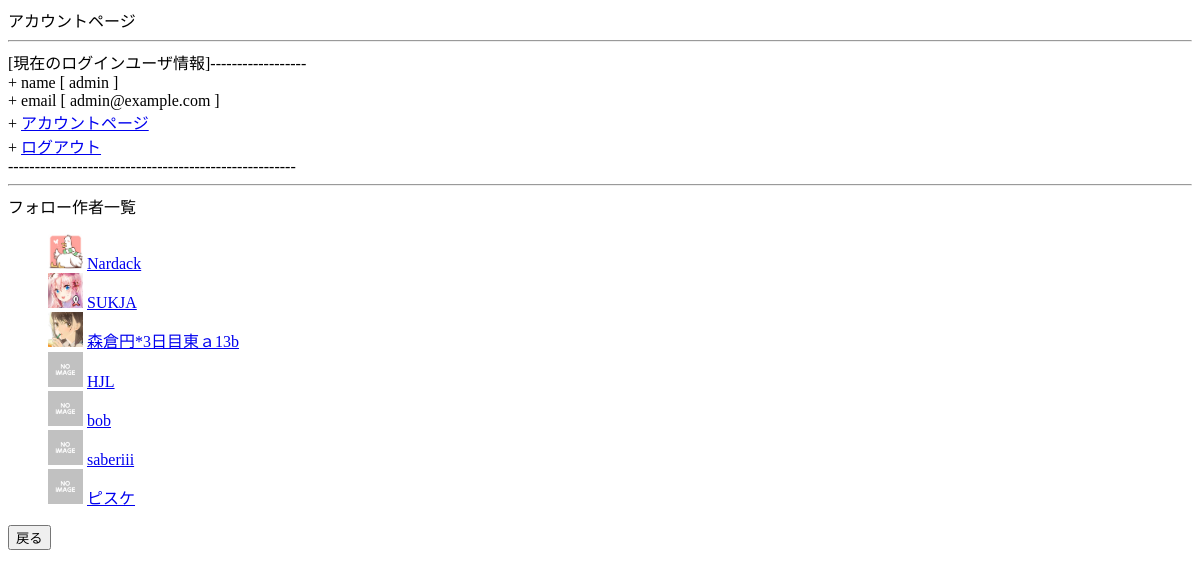
/account/ (signed in), run on an earlier commit of the app's database.
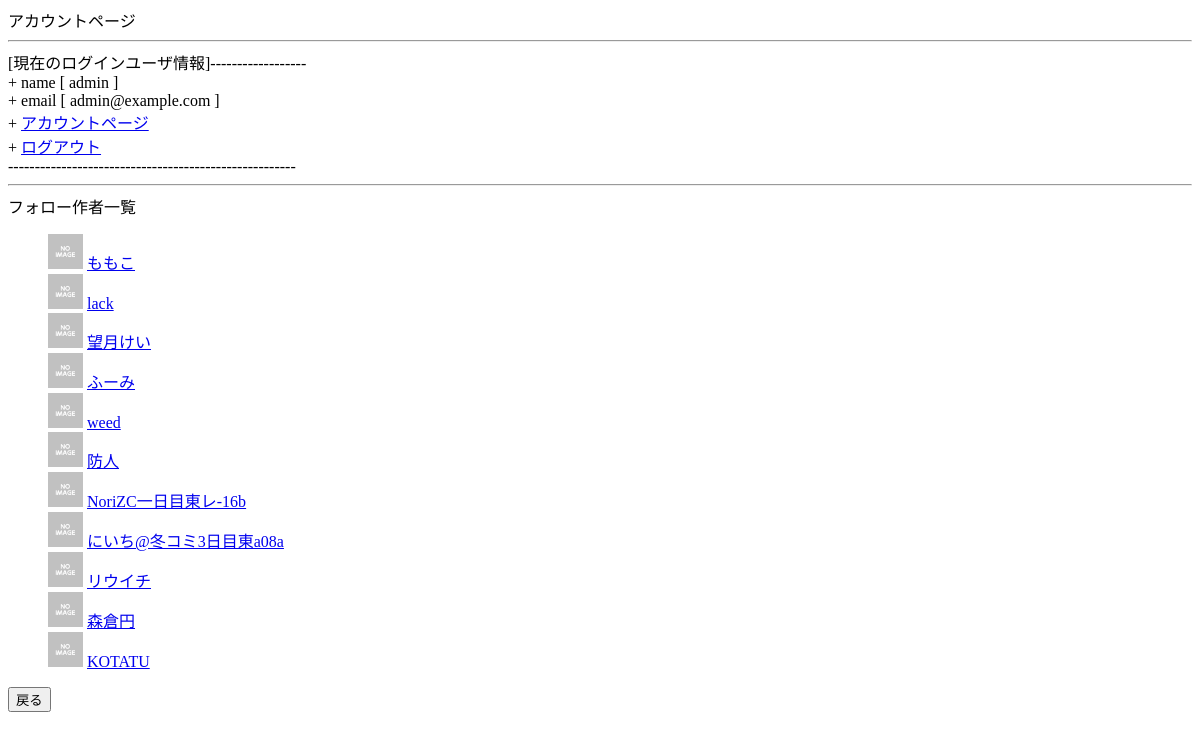
And on a later commit of the database.
### general/models.py (models this page shows, shortened)
class Artist(models.Model):
    artist_id = models.IntegerField("作者ID", unique=True)
    artist_name = models.CharField("作者の名前", max_length=30)
    thumbnail = models.ImageField("サムネイル", upload_to='thumbnail/')
    tags = TaggableManager()

### general/views.py (the view)
# urls.py: url(r'^account/$', views.AccountView.as_view(), name="account"),
class AccountView(generic.TemplateView):
    template_name = 'I004_account.html'
    def get_context_data(self, **kwargs):
        context = super(AccountView, self).get_context_data(**kwargs)
        context['artist_list'] = self.request.user.fav_artist.all()
        return context

### general/templates/I004_account.html (shortened to what this page needs)
<!DOCTYPE html>
<html lang="en">
<head>
</head>
<body>
    アカウントページ
    <HR>
    [現在のログインユーザ情報]------------------<br>
    + name [ {{user.username}} ]<br>
    + email [ {{user.email}} ]<br>
    + <a href="{% url 'general:account' %}">アカウントページ</a><br>
    + <a href="{% url 'general:logout' %}">ログアウト</a>
    <br>------------------------------------------------------<br>
    <HR>
        フォロー作者一覧<br>
        <ul>
        {% for artist in artist_list %}
            <img src="{{ STATIC_URL }}{{ artist.thumbnail.url }}" width="35">
            <a href="{% url 'general:artist_detail' artist.id %}">{{ artist.artist_name }}</a>
            <br>
        {% endfor %}
        </ul>
    <input type="button" value="戻る" onClick="history.back()">
</body>
</html>

What changed in the data, as far as the page shows it:
no longer on this page (row edited): Artist: thumbnail (picture), artist_name "Nardack"
removed Artist: thumbnail (picture), artist_name "SUKJA"
removed Artist: thumbnail (picture), artist_name "森倉円*3日目東ａ13b"
no longer on this page (row edited): Artist: thumbnail (placeholder picture), artist_name "HJL"
no longer on this page (row edited): Artist: thumbnail (placeholder picture), artist_name "bob"
added Artist: thumbnail (placeholder picture), artist_name "ももこ"
added Artist: thumbnail (placeholder picture), artist_name "lack"
now on this page (row edited): Artist: thumbnail (placeholder picture), artist_name "望月けい"
now on this page (row edited): Artist: thumbnail (placeholder picture), artist_name "ふーみ"
added Artist: thumbnail (placeholder picture), artist_name "weed"
added Artist: thumbnail (placeholder picture), artist_name "防人"
added Artist: thumbnail (placeholder picture), artist_name "NoriZC一日目東レ-16b"
now on this page (row edited): Artist: thumbnail (placeholder picture), artist_name "にいち@冬コミ3日目東a08a"
changed Artist: artist_name "saberiii" → "リウイチ"
now on this page (row edited): Artist: thumbnail (placeholder picture), artist_name "森倉円"
changed Artist: artist_name "ピスケ" → "KOTATU"
